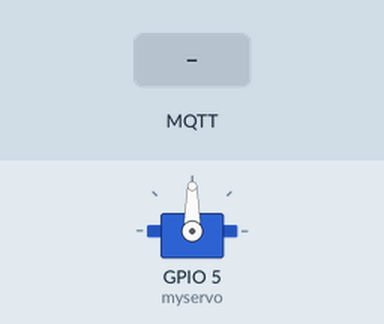
A sketch run on a simulated ESP8266 (NodeMCU). Parts: servo. The test bench sets the inputs (shaded band). WiFi joins after 1.5 s; servers stay silent unless stated; random numbers use the default seed unless the sketch sets one; no MQTT or app messages arrive unless stated; what the sketch prints to the serial monitor is not drawn.

Above: at 2.8 s.
2.9 s: MQTT message "2" arrives on the first subscribed topic
At 3.2 s:
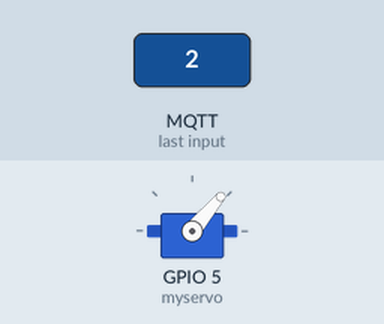
4.4 s: MQTT message "200" arrives on the first subscribed topic
At 5.5 s:
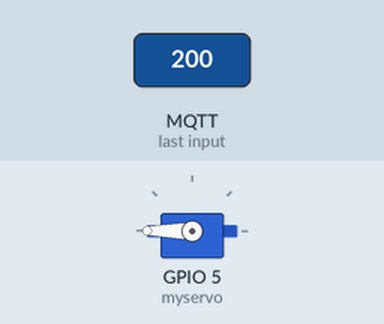
5.9 s: MQTT message "90" arrives on the first subscribed topic
At 6.7 s:
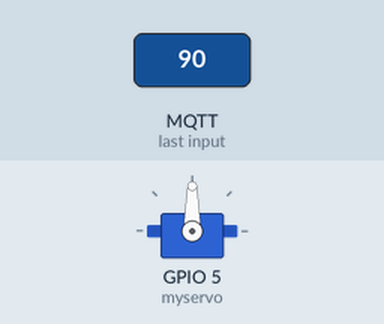
Timing chart, 0 to 8.9 s (numbered marks = the images above; inputs shaded):
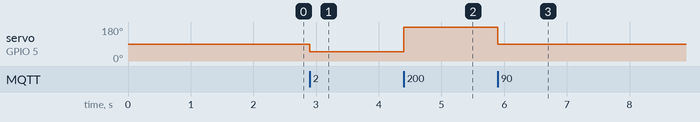

Measured:
- after the input at 2.9 s, servo on GPIO 5 (myservo): 90° → 50° at once
- after the input at 4.4 s, servo on GPIO 5 (myservo): 50° → 180° at once
- after the input at 5.9 s, servo on GPIO 5 (myservo): 180° → 90° at once

The sketch:

RoboServo.ino
```cpp
#include <ESP8266WiFi.h>
#include <PubSubClient.h>
#include <Servo.h>
int x1,x2,angle;
// Update these with values suitable for your network.
const char* ssid = "Network Ssid";
const char* password = "Network Password";
 const char* mqtt_server = "Mqtt IP address";
//const char* mqtt_server = "iot.eclipse.org";

Servo myservo;  // create servo object to control a servo
WiFiClient espClient;
PubSubClient client(espClient);

void setup_wifi() {
   delay(100);
  // We start by connecting to a WiFi network
    Serial.print("Connecting to ");
    Serial.println(ssid);
    WiFi.begin(ssid, password);
    while (WiFi.status() != WL_CONNECTED)
    {
      delay(500);
      Serial.print(".");
    }
  randomSeed(micros());
  Serial.println("");
  Serial.println("WiFi connected");
  Serial.println("IP address: ");
  Serial.println(WiFi.localIP());
}

void callback(char* topic, byte* payload, unsigned int length)
{ int i;
  Serial.print("Command from MQTT broker is : [");
  Serial.print(topic);
  for( i=0;i<length;i++)
  {
    //if((int)payload[i]>194||(int)payload[i]<0)
    //break;
    myservo.write((int)payload[i]);
    //Serial.print((int)payload[i]);// tell servo to go to position in variable '(int)payload[i]'
  }
  //myservo.write((int)payload[i]);
  Serial.println(length);
  if (length==2){
    x1=(int)payload[0]-48;
    x2=(int)payload[1]-48;
  Serial.println(x1);
  Serial.println(x2);
  angle=x1*10+x2;
  Serial.println(angle);
  myservo.write(angle);

  }
  if (length==3){
    int x1=(int)payload[0]-48;
    int x2=(int)payload[1]-48;
    int x3=(int)payload[2]-48;
  Serial.println(x1);
  Serial.println(x2);
  Serial.println(x3);
  angle=x1*100+x2*10+x3;
  Serial.println(angle);
  myservo.write(angle);
  }
  //Serial.println((int)payload[2]-48);
  //
}

void reconnect() {
  // Loop until we're reconnected
  while (!client.connected())
  {
    Serial.print("Attempting MQTT connection...");
    // Create a random client ID
    String clientId = "ESP8266Client-";
    clientId += String(random(0xffff), HEX);
    // Attempt to connect
    //if you MQTT broker has clientID,username and password
    //please change following line to    if (client.connect(clientId,userName,passWord))
    if (client.connect(clientId.c_str()))
    {
      Serial.println("connected");
     //once connected to MQTT broker, subscribe command if any
      client.subscribe("robo");
    } else {
      Serial.print("failed, rc=");
      Serial.print(client.state());
      Serial.println(" try again in 5 seconds");
      // Wait 6 seconds before retrying
      delay(6000);
    }
  }
} //end reconnect()

void setup() {
  Serial.begin(115200);
  setup_wifi();
  client.setServer(mqtt_server, 1883);
  client.setCallback(callback);
  myservo.attach(5);  // attaches the servo on pin D1 to the servo object
}

void loop() {
  if (!client.connected()) {
    reconnect();
  }
  client.loop();

}
```
